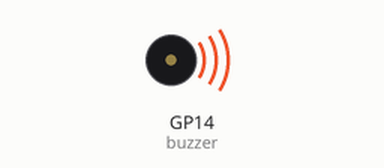
Simulated run of this program. Board: Raspberry Pi Pico running MicroPython. On the bench: buzzer (waves = sounding). At 5.9 s the program stops and its outputs stay as they are.

Above: at 0.15 s.
At 5.9 s:
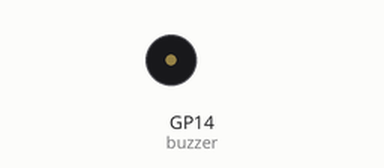
Timing chart, 0 to 7.4 s (numbered marks = the images above):
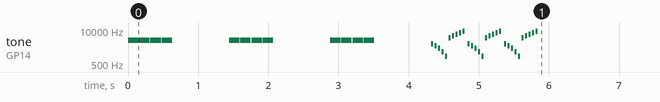

Measured:
- by itself, tone on GP14 (buzzer): plays 4000 Hz for 0.15 s, 4000 Hz for 0.15 s, 4000 Hz for 0.15 s, 4000 Hz for 0.15 s, 4000 Hz for 0.15 s, 4000 Hz for 0.15 s … (42 notes in this stretch)

The program:

14_beep.py
```python
from machine import Pin, PWM
from utime import sleep
buzzer = PWM(Pin(14))
buzzer.freq(4000)

for j in range(3):
    for i in range(4):
        buzzer.duty_u16(1000)
        sleep(0.15)
        buzzer.duty_u16(0)#短暫的靜音
        sleep(0.01)
    sleep(0.8)

for j in range(3):
    for i in range(5):
        buzzer.freq(3000-i*500)#descending
        buzzer.duty_u16(10000)
        sleep(0.03)
        buzzer.duty_u16(0)
        sleep(0.02)
    for i in range(5):
        buzzer.freq(5000+i*1000)#ascending
        buzzer.duty_u16(20000)
        sleep(0.03)
        buzzer.duty_u16(0)
        sleep(0.02)
    sleep(0.02)
```
